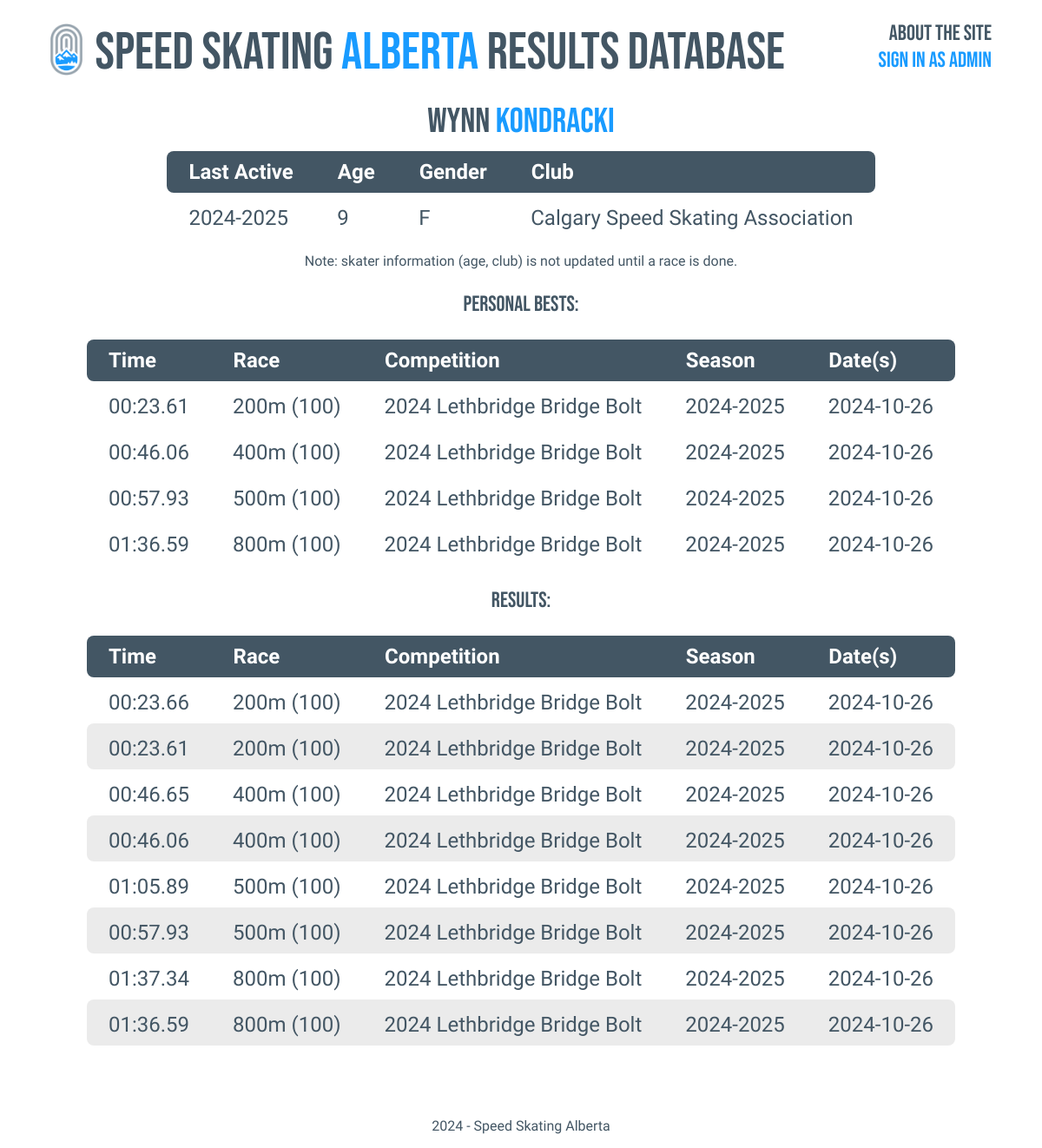
Screenshot of /athlete.php?id=2 with the database file from the repository.
### tables this page shows
CREATE TABLE `skaters` (
  `skaterID` int(11) NOT NULL,
  `age` varchar(128) NOT NULL,
  `gender` varchar(128) NOT NULL,
  `fName` varchar(128) NOT NULL,
  `lName` varchar(128) NOT NULL,
  `club` varchar(128) NOT NULL,
  `dob` date DEFAULT NULL,
  `season` int(11) NOT NULL,
  `checkInfo` tinyint(1) DEFAULT NULL
);

CREATE TABLE `results` (
  `compID` int(11) NOT NULL,
  `dayID` int(11) NOT NULL,
  `skaterID` int(11) NOT NULL,
  `dist` int(11) NOT NULL,
  `track` int(11) NOT NULL,
  `raceID` int(11) NOT NULL,
  `time` int(11) DEFAULT NULL,
  `disc` int(11) NOT NULL
);

CREATE TABLE `comps` (
  `compID` int(11) NOT NULL,
  `compName` varchar(128) NOT NULL,
  `season` int(128) NOT NULL,
  `location` varchar(128) NOT NULL,
  `series` tinyint(1) DEFAULT NULL
);

CREATE TABLE `dates` (
  `compID` int(11) NOT NULL,
  `dayID` int(11) NOT NULL,
  `date` date NOT NULL
);

### athlete.php (the view, shortened to what this page needs)
<?php include('navbar.php');
if (isset($_GET['id'])){
    $skaterID = $_GET["id"];
}
$sql = "SELECT fName, lName, age, club, gender, season FROM skaters WHERE skaterID = '$skaterID' ORDER BY season DESC LIMIT 1";
$result = mysqli_query($conn, $sql);
if($result == TRUE) {
    $count = mysqli_num_rows($result);
    if($count == 1) {
        $rows = mysqli_fetch_assoc($result);
        $fName = $rows['fName'];
        $lName = $rows['lName'];
        $season = $rows['season'];
        $gender = $rows['gender'];
        $age = $rows['age'];
        $club = $rows['club'];
    } else {
        header('location: search.php');
    }
}
?>
<div class = "title">
<p class = "bebas-neue darktext pagetitle"><span class = "darktext"><?php echo $fName?></span> <span class = "bluetext"><?php echo $lName?></span></p>
<table class = "darktext searchresult arimo">
    <tr class = "toprow">
        <th class = "row-left">Last Active</th>
        <th class = "row-mid">Age</th>
        <th class = "row-mid">Gender</th>
        <th class = "row-right">Club</th>
    </tr>
    <tr>
        <td class = "row-left"><?php echo ($season-1)?>-<?php echo ($season)?></td>
        <td><?php echo $age?></td>
        <td><?php echo $gender?></td>
        <td class = "row-right"><?php echo $club; ?></td>
    </tr>
</table>
<p class = "arimo darktext text-center tinysize">Note: skater information (age, club) is not updated until a race is done.</p>
</div>
<p class = "bebas-neue darktext text-center medsize">Personal Bests:</p>
<?php
$sql2 = "SELECT dist, track, compName, season, date, MIN(time) AS best
            FROM results NATURAL JOIN dates NATURAL JOIN comps
            WHERE skaterID = '$skaterID' AND time > 0 AND time < 2000000
            GROUP BY dist
            ORDER BY dist ASC;";
    $result2 = mysqli_query($conn, $sql2);
    if($result2 == TRUE) {
        $count2 = mysqli_num_rows($result2);
        if($count2 > 0){
            ?>
            <table class = "darktext searchresult arimo">
                <tr class = "toprow">
                    <th class = "row-left">Time</td>
                    <th class = "row-mid">Race</td>
                    <th class = "row-mid">Competition</td>
                    <th class = "row-mid">Season</td>
                    <th class = "row-right">Date(s)</td>
                </tr>
            <?php
            while($rows2 = mysqli_fetch_assoc($result2)){
                $time = $rows2['best']/1000;
                $dist = $rows2['dist'];
                $track = $rows2['track'];
                $comp = $rows2['compName'];
                $season = $rows2['season'];
                $date = $rows2['date'];
                ?>
                <tr>
                    <td><?php echo gmdate("i:s", $time); ?>.<?php echo end(explode(".", $time));?></td>
                    <td><?php echo $dist; ?>m (<?php echo $track;?>)</td>
                    <td><?php echo $comp; ?></td>
                    <td><?php echo ($season-1)?>-<?php echo $season; ?></td>
                    <td><?php echo $date; ?></td>
                </tr>
                <?php
            }
            ?></table><?php
        }
    }
?>
<p class = "bebas-neue darktext text-center medsize">Results:</p>
<?php
$sql2 = "SELECT *
            FROM results NATURAL JOIN dates NATURAL JOIN comps
            WHERE skaterID = '$skaterID'
            ORDER BY date DESC, track, dist ASC;";
    $result2 = mysqli_query($conn, $sql2);
    if($result2 == TRUE) {
        $displayNum = 1;
        $count2 = mysqli_num_rows($result2);
        if($count2 > 0){
            ?>
            <table class = "darktext searchresult arimo">
                <tr class = "toprow">
                    <th class = "row-left">Time</td>
                    <th class = "row-mid">Race</td>
                    <th class = "row-mid">Competition</td>
                    <th class = "row-mid">Season</td>
                    <th class = "row-right">Date(s)</td>
                </tr>
            <?php
            while($rows2 = mysqli_fetch_assoc($result2)){
                $time = $rows2['time']/1000;
                $dist = $rows2['dist'];
                $track = $rows2['track'];
                $compName = $rows2['compName'];
                $season = $rows2['season'];
                $date = $rows2['date'];
                ?>
                <tr <?php if($displayNum%2==0){?> class = "odd" <?php } ?>>
                    <?php
                        if ($time == 0 or $time == NULL or $time > 600){ ?>
                        <td class = "row-left"><span class = "dangertext">NO TIME</span></td>
                        <?php
                    }
                    else {
                        ?>
                        <td class = "row-left"><?php echo gmdate("i:s", $time); ?>.<?php echo end(explode(".", $time));?></td>
                        <?php
                    } ?>
                    <td><?php echo $dist; ?>m (<?php echo $track;?>)</td>
                    <td><?php echo $compName; ?></td>
                    <td><?php echo ($season-1)?>-<?php echo $season; ?></td>
                    <td class = "row-right"><?php echo $date; ?></td>
                </tr>
                <?php
                $displayNum++;
            }
            ?></table><?php
        }
    }
?>
<?php include('footer.php');

### css/style.css (style rules this page uses)
.text-center { text-align: center; }
.arimo { font-family: "Arimo", sans-serif; font-optical-sizing: auto; font-weight: 200; font-style: normal; }
.bebas-neue { font-family: "Bebas Neue", sans-serif; font-weight: 400; font-style: normal; }
.darktext { color: #435664; }
.bluetext { color: #199bff; }
.pagetitle { margin: 10; text-align: center; font-size: 40px; }
.medsize { font-size: 25px; }
.searchresult { font-size: 24px; margin-left: auto; margin-right: auto; text-align: left; border-collapse: collapse; }
.odd { margin: 15px; background-color: rgb(235, 235, 235) }
.searchresult th, .searchresult td, .searchresult tr { padding: 10px; padding-left: 25px; padding-right: 25px; }
.searchresult td { padding-top: 15px; }
.toprow { color:white; font-weight: 400; margin: 15px; background-color: #435664; }
.row-mid { border-left: 1px solid #435664; border-right: 1px solid #435664; }
.row-left { border-top-left-radius: 8px; border-bottom-left-radius: 8px; }
.row-right { border-top-right-radius: 8px; border-bottom-right-radius: 8px; }

### rows the page displays
skaters: fName "Wynn", lName "KONDRACKI", $season-1 "2024", season "2025", age "9", gender "F", club "Calgary Speed Skating Association"
results: time "00:23", time "66", dist "200", track "100", compID.compName "2024 Lethbridge Bridge Bolt", $season-1 "2024", compID.season "2025", dates.date "2024-10-26"
results: time "00:23", time "61", dist "200", track "100", compID.compName "2024 Lethbridge Bridge Bolt", $season-1 "2024", compID.season "2025", dates.date "2024-10-26"
results: time "00:46", time "65", dist "400", track "100", compID.compName "2024 Lethbridge Bridge Bolt", $season-1 "2024", compID.season "2025", dates.date "2024-10-26"
results: time "00:46", time "06", dist "400", track "100", compID.compName "2024 Lethbridge Bridge Bolt", $season-1 "2024", compID.season "2025", dates.date "2024-10-26"
results: time "01:05", time "89", dist "500", track "100", compID.compName "2024 Lethbridge Bridge Bolt", $season-1 "2024", compID.season "2025", dates.date "2024-10-26"
results: time "00:57", time "93", dist "500", track "100", compID.compName "2024 Lethbridge Bridge Bolt", $season-1 "2024", compID.season "2025", dates.date "2024-10-26"
results: time "01:37", time "34", dist "800", track "100", compID.compName "2024 Lethbridge Bridge Bolt", $season-1 "2024", compID.season "2025", dates.date "2024-10-26"
results: time "01:36", time "59", dist "800", track "100", compID.compName "2024 Lethbridge Bridge Bolt", $season-1 "2024", compID.season "2025", dates.date "2024-10-26"

### other values shown
gmdate("i:s", $time) "00:23"
end(explode(".", $time)) "61"
$dist "200"
$track "100"
$comp "2024 Lethbridge Bridge Bolt"
$season-1 "2024"
$season "2025"
$date "2024-10-26"
gmdate("i:s", $time) "00:46"
end(explode(".", $time)) "06"
$dist "400"
gmdate("i:s", $time) "00:57"
end(explode(".", $time)) "93"
$dist "500"
gmdate("i:s", $time) "01:36"
